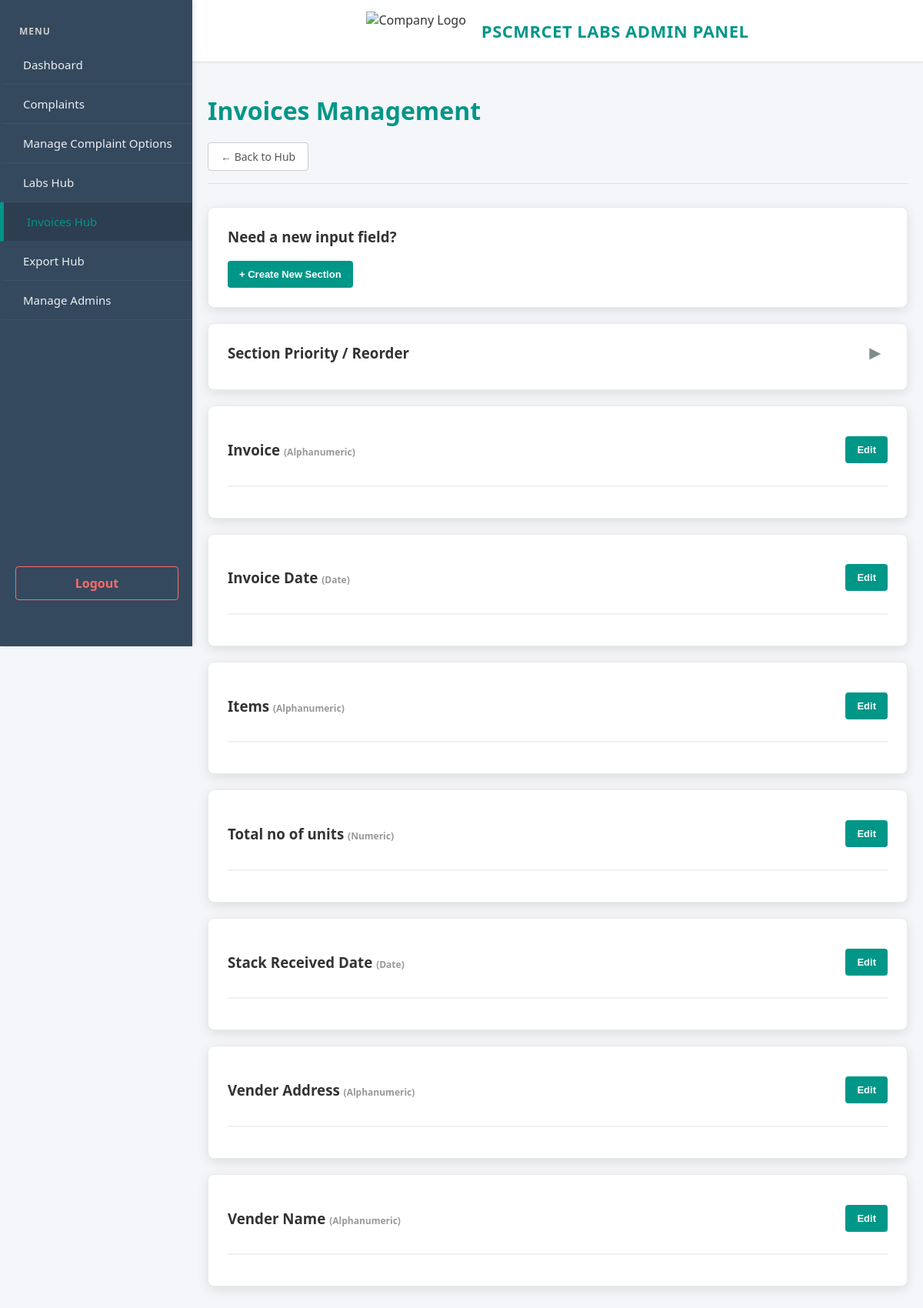
The page /invoices_management.php (signed in) on the database its author committed.
### tables this page shows
CREATE TABLE `storage_sections` (
  `id` int(11) NOT NULL,
  `section_title` varchar(255) NOT NULL,
  `column_name` varchar(255) NOT NULL,
  `input_type` varchar(50) NOT NULL,
  `display_order` int(11) DEFAULT 0,
  `is_unique` tinyint(1) DEFAULT 0,
  `created_at` timestamp NOT NULL DEFAULT current_timestamp()
);

### invoices_management.php (the view, shortened to what this page needs)
<?php
require 'auth_session.php';
$meta_table = "storage_sections";
include 'header.php';
?>
<h1><strong>Invoices Management</strong></h1>
<p><a href="invoices_hub.php" class="btn-outline">&larr; Back to Hub</a></p>
<hr>
<div class="create-section-box">
    <h3 style="margin-top:0;">Need a new input field?</h3>
    <button class="btn-toggle" onclick="toggle('new_sec_form_st')">+ Create New Section</button>
</div>
<div class="priority-box">
    <div style="display:flex; justify-content:space-between; align-items:center; margin-bottom:10px;">
        <h3 style="margin:0;">Section Priority / Reorder</h3>
        <button class="btn-arrow" onclick="toggleList('prio_list_storage', this)">&#9654;</button>
    </div>
        <?php
        $all_secs = [];
        $res = mysqli_query($conn, "SELECT * FROM $meta_table ORDER BY display_order ASC");
        while($row = mysqli_fetch_assoc($res)) { $all_secs[] = $row; }
        foreach($all_secs as $sec) {
            $is_first = ($sec === reset($all_secs));
            $is_last = ($sec === end($all_secs));
        }
        ?>
</div>
<div class="row">
    <?php foreach($all_secs as $sec) {
        $title = $sec['section_title']; $sid = $sec['id'];
        $act_id="act_st_$sid"; $ren_id="ren_st_$sid";
    ?>
        <div class="column">
            <div class="header-row">
                <h3><?php echo $title; ?> <span style="font-size:12px; color:#999;">(<?php echo ucfirst($sec['input_type']); ?>)</span></h3>
                <button class="btn-edit-trigger" onclick="toggleFlex('<?php echo $act_id; ?>')">Edit</button>
            </div>
        </div>
    <?php } ?>
</div>
</div>
</body>
</html>

### header.php (style rules this page uses)
:root { --primary: #009688; --primary-dark: #00796b; --bg-body: #f4f6f9; --text-color: #333; --danger: #e74c3c; --success: #27ae60; --card-shadow: 0 4px 15px rgba(0,0,0,0.1); --border-radius: 8px; }
body { font-family: 'Segoe UI', Tahoma, Geneva, Verdana, sans-serif; margin: 0; padding: 0; background-color: var(--bg-body); color: var(--text-color); overflow-x: auto; overflow-y: auto; }
a { text-decoration: none; }
h1 { color: var(--primary); font-weight: 300; margin-bottom: 20px; }
hr { border: 0; height: 1px; background: #ddd; margin-bottom: 30px; }
.column, .priority-box, .create-section-box, .admin-card, .form-card { background: white; padding: 25px; margin-bottom: 20px; border-radius: var(--border-radius); box-shadow: var(--card-shadow); border: 1px solid #eaeaea; width: 100%; box-sizing: border-box; }
button, input[type="submit"], .btn-toggle, .btn-add, .btn-cancel, .btn-delete, .btn-safety-toggle, .btn-edit-trigger, .btn-show { border: none; border-radius: 4px; cursor: pointer; font-size: 13px; font-weight: 600; padding: 10px 15px; transition: background 0.3s; }
.btn-toggle, .btn-add, .btn-edit-trigger { background-color: var(--primary); color: white; }
.btn-arrow { background: none; border: none; font-size: 18px; color: #7f8c8d; padding: 0 10px; cursor: pointer; }
.header-row { display: flex; justify-content: space-between; align-items: center; border-bottom: 2px solid #f0f0f0; padding-bottom: 15px; margin-bottom: 15px; }
.btn-outline { display: inline-block; padding: 8px 16px; border: 1px solid #ccc; background-color: white; color: #555; text-decoration: none; border-radius: 4px; font-size: 14px; font-weight: 500; transition: all 0.3s ease; }

### rows shown on the page
storage_sections: section_title "Invoice", input_type "Alphanumeric"
storage_sections: section_title "Invoice Date", input_type "Date"
storage_sections: section_title "Items", input_type "Alphanumeric"
storage_sections: section_title "Total no of units", input_type "Numeric"
storage_sections: section_title "Stack Received Date", input_type "Date"
storage_sections: section_title "Vender Address", input_type "Alphanumeric"
storage_sections: section_title "Vender Name", input_type "Alphanumeric"
